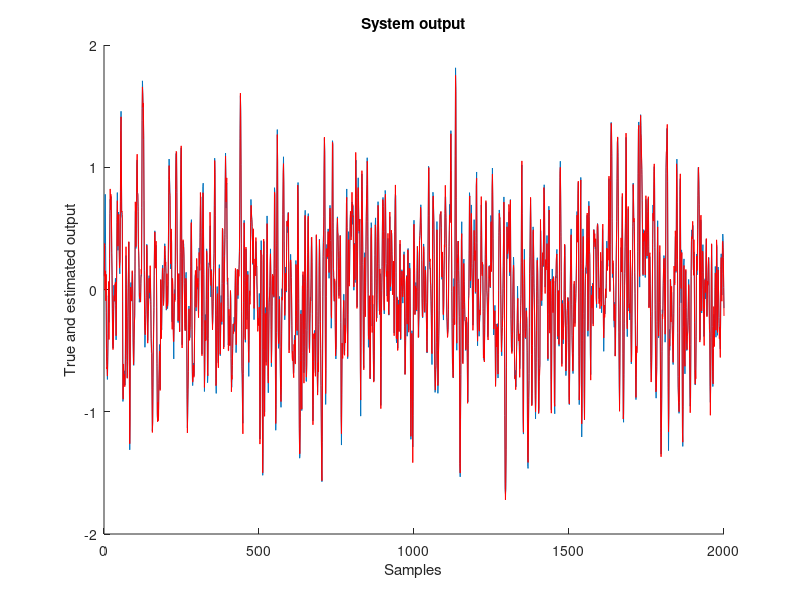
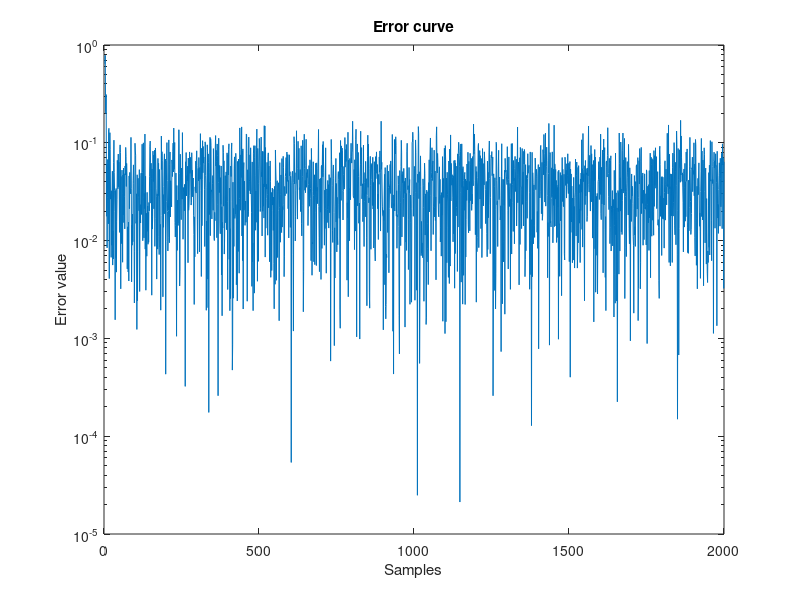
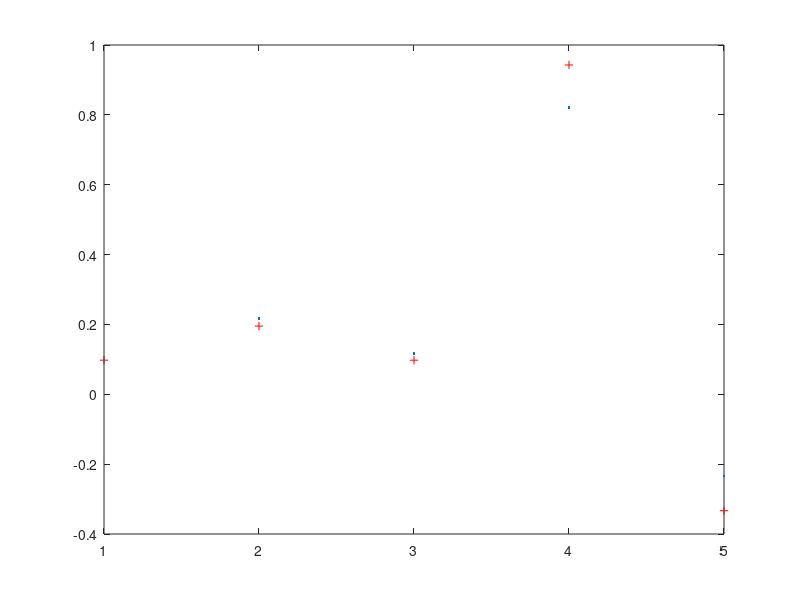

MATLAB code for these plots, in order: (Note: this script raises an error after producing the figures.)
function newFIR_rls
%%%%%%%%%%%%%%%%%%%%%%%%%%%%%%%%%%%%%%%%%%%%%%%%%%%%%%%%%%%%%%%%%%%%%%%%%
% FIR_rls : FIR RLS algorithm demo
% Author : Tamer Abdelazim Mellik
% Contact information : 
%Department of Electrical & Computer Engineering,
%University of Calgary,
%2500 University Drive N.W. ,
%Calgary, AB T2N 1N4 ,
%Canada .
% email :abdelasi@enel.ucalgary.ca  
% email : abdelazim@ieee.org
% Webpage : http://www.enel.ucalgary.ca/~abdelasi/
% Date    : 2-4-2002
% Updated : 30-10-2003
% Version : 1.1.0
% Reference : S. Haykin, Adaptive Filter Theory. 3rd edition, Upper Saddle River, NJ: Prentice-Hall, 1996. 
% Note : The author doesn't take any responsibility for any harm caused by the use of this file
clear all
close all
% Number of system points
N=2000;
inp = randn(N,1);
n = randn(N,1);
[b,a] = butter(2,0.25);
Gz = tf(b,a,-1);
%y(n)=b1*u(n)+b2*u(n-1)+b3*u(n-2)-a1*y(n-1)-a2*y(n-2)
h=[b -a(2:length(a))]; %coefficients of weight


%If you don't have access to Control toolbox use the sample data
%load FIRsampledata;
%inp= FIRsampledata(1:2000);
%d= FIRsampledata(1:2000);

%channel system order fixed as we have 5 elements (3 in a and 2 in b)
inporder=3;
outorder=2;
sysorder = inporder + outorder ;

y = lsim(Gz,inp); %estimated output
%add some noise
n = n * std(y)/(15*std(n)); %noise
d = y + n; %input data
totallength=size(d,1);
%Take only 50 points for training ( N - inporder 47 = 50 - 3 )
N=50 ;	
%begin of the algorithm
%forgetting factor
lamda = 0.999 ;		
%initial P matrix
delta = 1e2 ;		 
P = delta * eye (sysorder ) ;
w = zeros ( sysorder  , 1 ) ; %estimated coefficients of weight
%training and setting weight coefficients
for n = inporder : N 
    %u(n),u(n-1),u(n-2)
	u = inp(n:-1:n-inporder+1) ;
    %d(n-1),d(n-2)
    outp= d(n-1:-1:n-outorder) ;
    u=[u ; outp];
    phi = u' * P ;
	k = phi'/(lamda + phi * u );
    y(n)=w' * u;
    e(n) = d(n) - y(n) ;
	w = w + k * e(n) ;
	P = ( P - k * phi ) / lamda ;
    % Just for plotting
    Recordedw(1:sysorder,n)=w; %estimated weight
end 
%check of results
for n =  N+1 : totallength
    %u(n),u(n-1),u(n-2)
	u = inp(n:-1:n-inporder+1) ;
    %d(n-1),d(n-2)
    outp= d(n-1:-1:n-outorder) ;    
    u=[u ; outp];
    y(n) = w' * u ; % estimated values
    e(n) = d(n) - y(n) ; % error beteen real and estimated data
end 
hold on
plot(d)
plot(y,'r');
title('System output') ;
xlabel('Samples')
ylabel('True and estimated output')
figure
semilogy((abs(e))) ;
title('Error curve') ;
xlabel('Samples');
ylabel('Error value');
figure
plot(h, 'r+')
hold on
plot(w, '.')
legend('Filter weights','Estimated filter weights',4);
title('Comparison of the filter weights and estimated weights') ;
figure
plot(Recordedw(1:sysorder,sysorder:N)');
title('Estimated weights convergence') ;
xlabel('Samples');
ylabel('Weights value');
axis([1 N-sysorder min(min(Recordedw(1:sysorder,sysorder:N)')) max(max(Recordedw(1:sysorder,sysorder:N)')) ]);
hold off